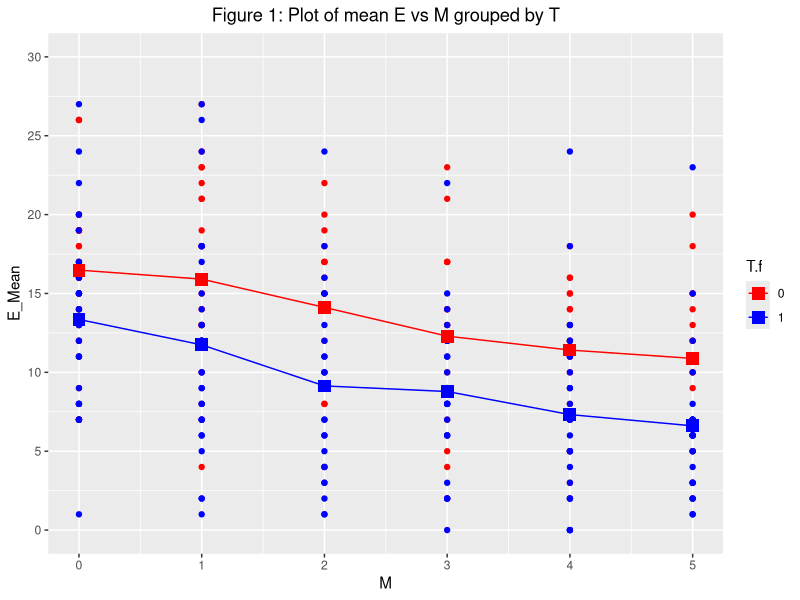
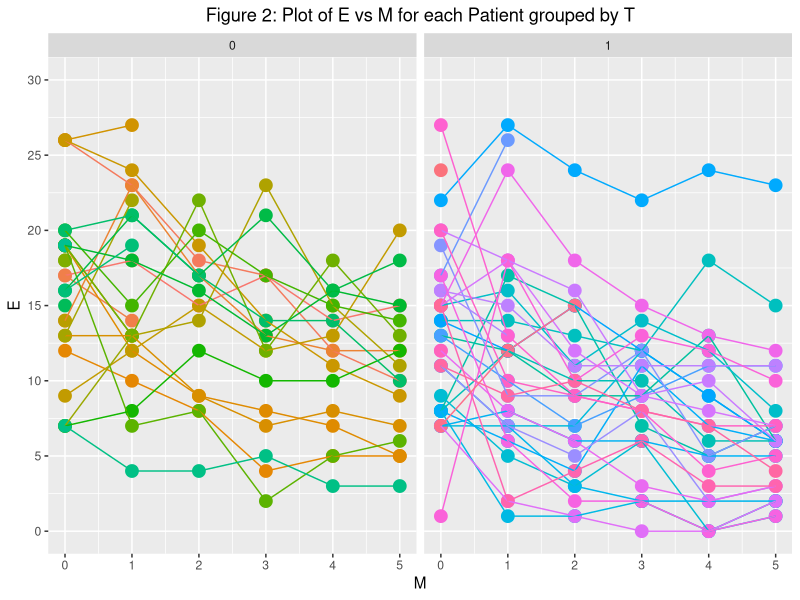
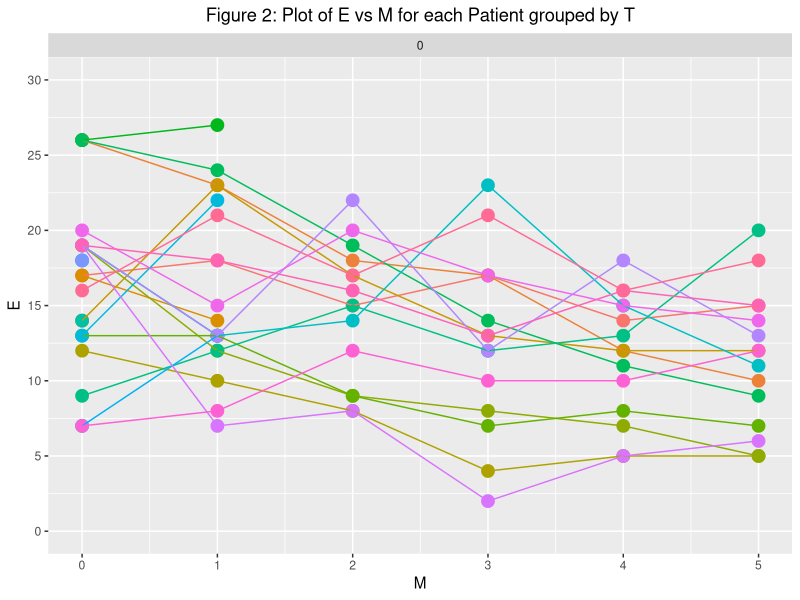

R code for these plots, in order:
## ---- chunk 1
knitr::opts_chunk$set(echo = TRUE)
## ---- chunk 2
### Add packages you use in Assignment 1

library("plyr")
library("tidyverse")
library("nlme")
library("car")
library("hexbin")
library("xtable")
library("knitr")
library("lmerTest")
library("ggplot2")
## ---- chunk 3
## Importing the RatBrain data file from my computer.

postNatal <- read.csv(file = 'Postnatal.csv', header = TRUE)
View(postNatal)

## ---- chunk 4
postNatal <- mutate(postNatal, T.f = factor(T), Patient.f = factor(Patient))
View(postNatal)
## ---- chunk 5
# Table1: Summary for E grouped by M and T

Table_1 <- ddply(postNatal, c("T.f", "M"), summarise, n = length(E), E_mean = mean(E), E_stdev = sd(E))
Table_1
## ---- chunk 6
# Figure 1: mean E vs M for each level of T.

ggplot(data = postNatal, aes(x = M, y = E)) +
  geom_point(aes(colour = T.f)) +
  scale_colour_manual(values=c("red", "blue")) +
  geom_line(data = Table_1, aes(M, E_mean, colour = T.f)) +
  geom_point(data = Table_1, aes(M, E_mean, colour = T.f), size = 4, shape = 15) +
  labs(x = "M") + scale_y_continuous(name="E_Mean", breaks = seq(from = 0, to = 30, by = 5), limits = c(0,30)
  ) + ggtitle("Figure 1: Plot of mean E vs M grouped by T") + theme(plot.title = element_text(hjust = 0.5))
## ---- chunk 7
# There is not much difference between the mean difference between T 0 and T 1 as we move from M 0 to M 5=
## ---- chunk 8
colours = rainbow(61, s=.6, v=.9)[sample(1:61,61)]

fig = ggplot(data = postNatal, aes(x = M, y = E)) +
  geom_point(aes(colour = Patient.f), size = 4) +
  geom_line(aes(colour = Patient.f)) +
  labs(x = "M") + scale_y_continuous (name="E", breaks = seq(from = 0, to = 30, by = 5), limits = c(0,30)) +
  facet_grid(.~ T.f)  + ggtitle("Figure 2: Plot of E vs M for each Patient grouped by T") + theme(plot.title = element_text(hjust = 0.5), legend.position="none") + scale_fill_manual(values=colours)
fig
## ---- chunk 9
postNatal_short = postNatal[1:101,]
## ---- chunk 10
colours = rainbow(61, s=.6, v=.9)[sample(1:61,61)]

fig = ggplot(data = postNatal_short, aes(x = M, y = E)) +
  geom_point(aes(colour = Patient.f), size = 4) +
  geom_line(aes(colour = Patient.f)) +
  labs(x = "M") + scale_y_continuous (name="E", breaks = seq(from = 0, to = 30, by = 5), limits = c(0,30)) +
  facet_grid(.~ T.f)  + ggtitle("Figure 2: Plot of E vs M for each Patient grouped by T") + theme(plot.title = element_text(hjust = 0.5), legend.position="none") + scale_fill_manual(values=colours)
fig
## ---- chunk 11
#Question 3 c
### The researcher has chosen an unstructured structure for the variance-coviariance matrix of the random effect vector. The variance of u0 and u1 can be difference but the covariance is the same. Hence, a symmetry structure for the correlation (same correlation for all random effect) is chosen for the linear mixed model. 

# Fitting model 1 using REML

Model1 <- lme(E ~ P + T.f + M + P : T.f + P : M + T.f : M, random = ~ M | Patient.f, method = "REML",  correlation = corCompSymm(), weights = varIdent(form = ~ 1 | M), data = postNatal)
## ---- chunk 12
#Question 3 c
### 4. Choosing the appropriate structure for the R matrix (Ch 2.6)

## Eyeballing estimate of M-specific compound symmetry R matrix and corresponding correlation matrix of error vector.

# Fitting model 1 using REML

Model1B <- lme(E ~ P + T.f + M + P : T.f + P : M + T.f : M, random = ~ M | Patient.f, method = "REML", data = postNatal)
## ---- chunk 13
Model2 <- lme(E ~ P + T.f + M + P : T.f + P : M + T.f : M, random = ~ 1 | Patient.f, method = "REML", data = postNatal)
## ---- chunk 14
# Obtaining the likelihood ratio observed test statistic, LRT = 2ln(LRR) - 2ln(LNR).

likelihood <- anova(Model1, Model2) # Obtain ln(LRR) and ln(LNR)
likelihood
likelihood <- subset(likelihood, select = -c(call, Test))

## ---- chunk 15
LRT <- anova(Model1, Model2)$L.Ratio[-1] # Obtain LRT = 2ln(LRR) - 2ln(LNR)
LRT
## ---- chunk 16
Table_1 <- xtable(likelihood, align = "cccccccc", label = 'Table 1', caption = 'Likelihood ratio observed test statistic, LRT = 2ln(LRR) - 2ln(LNR)')
print(Table_1, include.rownames = FALSE, caption.placement = "top", file = "Table1.tex", append = TRUE)
## ---- chunk 17
# Calculating the p-value for the REML based likelihood ratio test

p_value <- (0.5 * pchisq(LRT, df = 1, lower.tail = FALSE)) + (0.5 * pchisq(LRT, df = 2, lower.tail = FALSE))
p_value
## ---- chunk 18
sum_model1<-coef(summary(Model1))
## ---- chunk 19
Table_2 <- xtable(sum_model1, align = "cccccc", digits = c(0,3,3,0,3,3), label = 'Table 2', caption = 'Estimate of fixed effects in model 1')
print(Table_2, include.rownames = TRUE, caption.placement = "top", file = "Table1.tex", append = TRUE)
